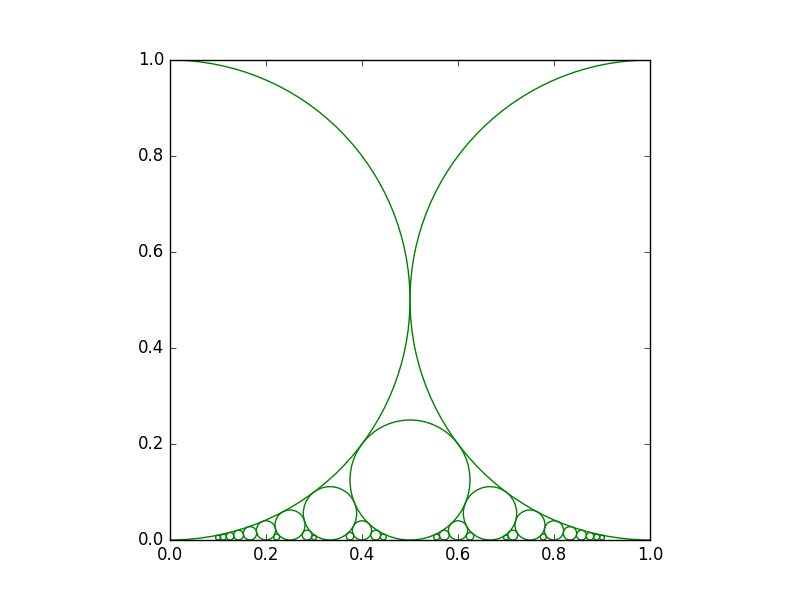

Here is the Python script that generated this plot:
import matplotlib.pyplot as plt
from fractions import Fraction

n = 4


def draw_circle(x, y, r):
    c = plt.Circle((x, y), r, fill=False, edgecolor='g')
    plt.gcf().gca().add_artist(c)


def farey(x, y, z):
    global n
    if x.denominator + y.denominator <= n:
        farey(x, Fraction(x.numerator + y.numerator,
                          x.denominator + y.denominator), y)
    print y
    r = 1.0 / (2.0 * y.denominator * y.denominator)
    draw_circle(float(y), r, r)
    if y.denominator + z.denominator <= n:
        farey(y, Fraction(y.numerator + z.numerator,
                          y.denominator + z.denominator), z)


def redraw():
    plt.gcf().clf()
    plt.subplot(aspect='equal')
    draw_circle(0, 0.5, 0.5)
    farey(Fraction(0, 1), Fraction(1, 2), Fraction(1, 1))
    draw_circle(1, 0.5, 0.5)
    plt.gcf().canvas.draw()


def press(event):
    global n
    if event.key == 'p':
        n += 1
        redraw()
    elif event.key == 'm':
        n = 0 if n < 0 else n - 1
        redraw()
    elif event.key == 'q':
        plt.savefig('farey.png')
        plt.close()


if __name__ == '__main__':
    fig = plt.figure(facecolor='white')
    fig.canvas.mpl_connect('key_press_event', press)
    redraw()
    plt.show()
